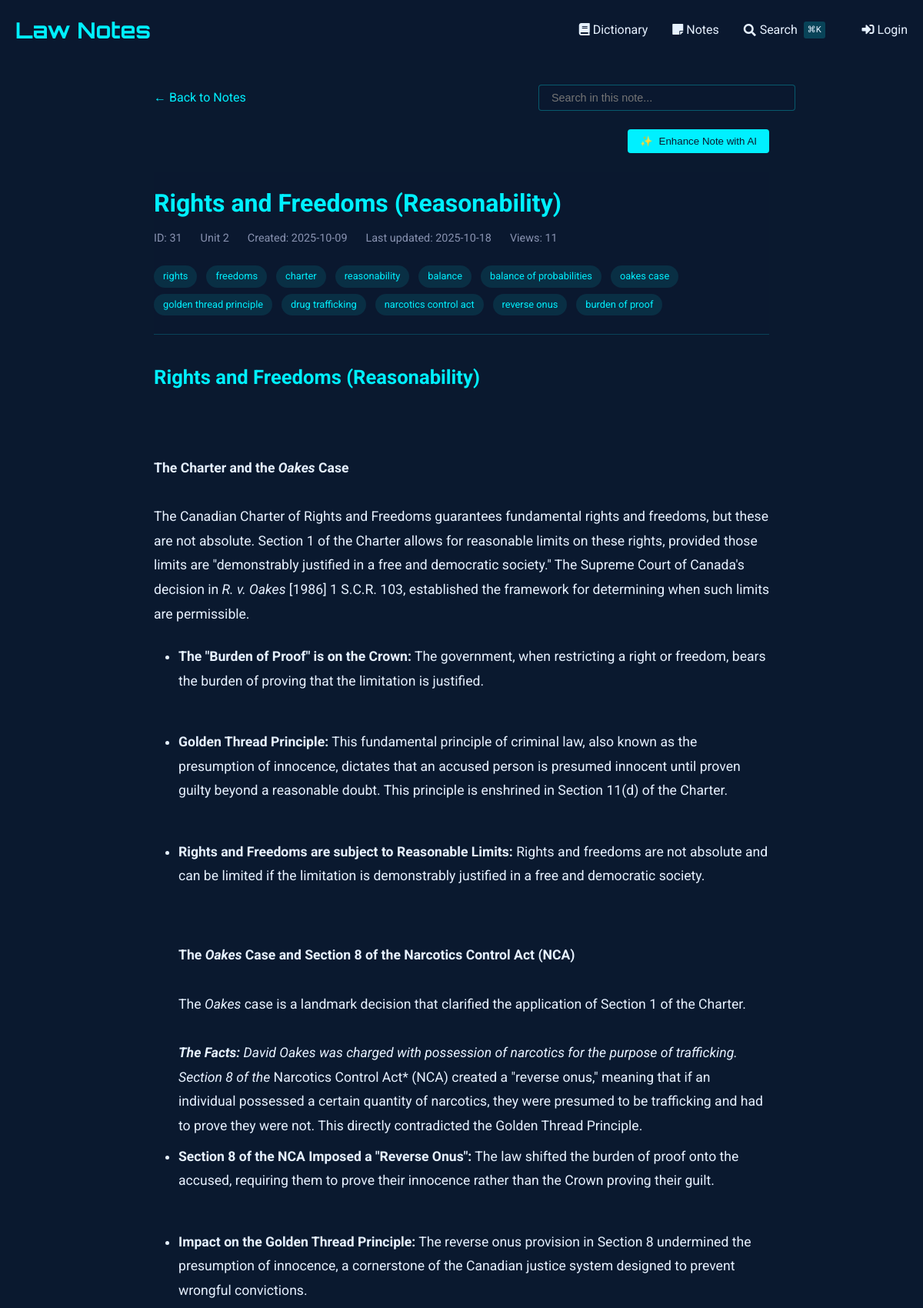
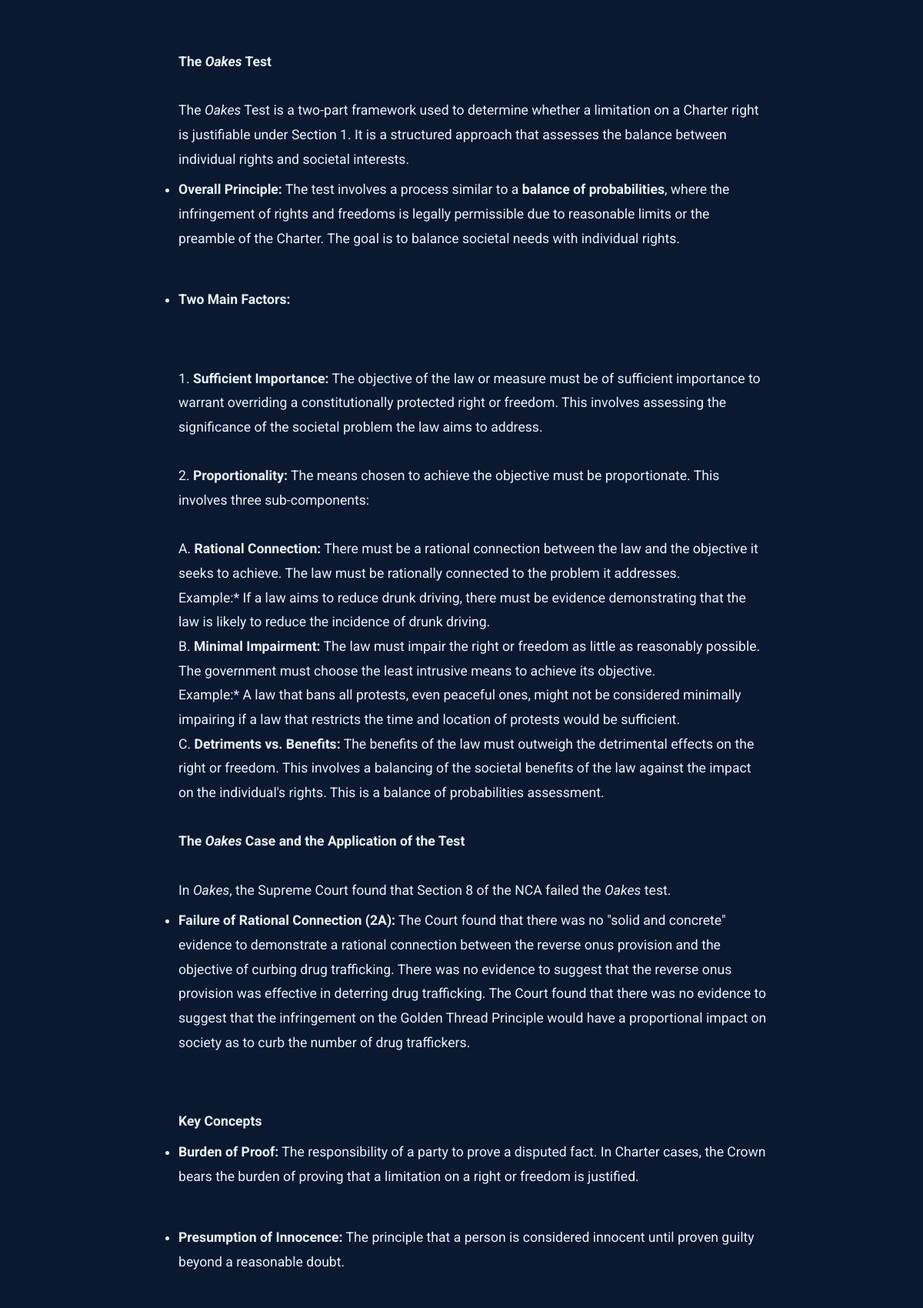
Screenshot of /notes/view/31 (upper part) with the database file from the repository (2 pictures, top to bottom).
### tables this page shows
CREATE TABLE notes (
    id INTEGER PRIMARY KEY AUTOINCREMENT,
    title TEXT NOT NULL,                -- short title for the note
    content TEXT NOT NULL,              -- the full note text
    unit_number INTEGER,                -- optional: to group with course units
    tags TEXT,                          -- comma-separated or JSON for filtering/search
    related_entries TEXT,               -- store glossary ids (e.g., "1,4,5") for cross-linking
    created_at TIMESTAMP DEFAULT CURRENT_TIMESTAMP,
    last_updated TIMESTAMP DEFAULT CURRENT_TIMESTAMP,
    views INTEGER DEFAULT 0,            -- track popularity
    is_favorite BOOLEAN DEFAULT 0,      -- quick flag for starred notes
    comments TEXT                       -- optional: your own thoughts or annotations
, has_worksheet BOOLEAN DEFAULT 0);

### notes_routes.py (the view, shortened to what this page needs)
@notes_bp.route('/view/<int:note_id>')
def view_note(note_id):
    db = SQL("sqlite:///notes.db")
    note = db.execute("""
        SELECT *,
               strftime('%Y-%m-%d', created_at) as created_date,
               strftime('%Y-%m-%d', last_updated) as last_updated
        FROM notes
        WHERE id = :id
    """, id=note_id)
    if not note:
        abort(404)
    note = note[0]
    db.execute("""
        UPDATE notes
        SET views = COALESCE(views, 0) + 1
        WHERE id = :id
    """, id=note_id)
    content = note['content']
    content = re.sub(r'^# (.*?)$', r'<h1>\1</h1>', content, flags=re.MULTILINE)
    content = re.sub(r'^## (.*?)$', r'<h2>\1</h2>', content, flags=re.MULTILINE)
    content = re.sub(r'^### (.*?)$', r'<h3>\1</h3>', content, flags=re.MULTILINE)
    content = re.sub(r'\*\*(.*?)\*\*', r'<strong>\1</strong>', content)
    content = re.sub(r'\*(.*?)\*', r'<em>\1</em>', content)
    content = re.sub(r'^\s*[-*] (.*?)$', r'<li>\1</li>', content, flags=re.MULTILINE)
    content = re.sub(r'(<li>.*</li>)', r'<ul>\1</ul>', content, flags=re.DOTALL)
    content = re.sub(r'^> (.*?)$', r'<blockquote>\1</blockquote>', content, flags=re.MULTILINE)
    content = content.replace('\n', '<br>')
    content = re.sub(
        r'<aside>\s*💡\s*(.*?)\s*</aside>',
        r'<div class="callout"><div class="callout-emoji">💡</div><div class="callout-content">\1</div></div>',
        content,
        flags=re.DOTALL
    )
    sections = re.split(r'(<h[1-3]>.*?</h[1-3]>)', content)
    processed_sections = []
    for i, section in enumerate(sections):
        if section.startswith('<h'):
            processed_sections.append(section)
        elif section.strip():
            if not any(tag in section for tag in ['<p>', '<ul>', '<ol>', '<blockquote>', '<div class="callout">']):
                section = f'<p>{section}</p>'
            processed_sections.append(section)
    processed_content = '\n'.join(processed_sections)
    related_entries = []
    worksheet_images = []
    if note.get('has_worksheet'):
        worksheet_images = get_worksheet_images(note_id)
    return render_template('notes/view.html',
                         note=note,
                         content=processed_content,
                         related_entries=related_entries,
                         worksheet_images=worksheet_images)

### sql.py (called while the page is built, shortened)
def _enable_logging(f):
    import logging
    import functools
    import os
    @functools.wraps(f)
    def decorator(*args, **kwargs):
        try:
            import flask
        except ModuleNotFoundError:
            return f(*args, **kwargs)
        disabled = logging.getLogger("cs50").disabled
        if flask.current_app and os.getenv("FLASK_ENV") == "development":
            logging.getLogger("cs50").disabled = False
        try:
            return f(*args, **kwargs)
        finally:
            logging.getLogger("cs50").disabled = disabled
    return decorator

def _parse_placeholder(token):
    import re
    import sqlparse
    if (
        not isinstance(token, sqlparse.sql.Token)
        or token.ttype != sqlparse.tokens.Name.Placeholder
    ):
        raise TypeError()
    if token.value == "?":
        return "qmark", None
    matches = re.search(r"^:([1-9]\d*)$", token.value)
    if matches:
        return "numeric", int(matches.group(1)) - 1
    matches = re.search(r"^:([a-zA-Z]\w*)$", token.value)
    if matches:
        return "named", matches.group(1)

    def __del__(self):
        self._disconnect()

    def _disconnect(self):
        if hasattr(_data, self._name()):
            getattr(_data, self._name()).close()
            delattr(_data, self._name())

    def _name(self):
        return str(hash(self))

        def connect(dbapi_connection, connection_record):
            try:
                if isinstance(
                    dbapi_connection, sqlite3.Connection
                ):  # If back end is sqlite
                    cursor = dbapi_connection.cursor()
                    cursor.execute("PRAGMA foreign_keys=ON")
                    cursor.close()
            except:
                pass

### templates/notes/view.html (shortened to what this page needs)
{% extends "notes/base.html" %}
{% block content %}
<div class="container" style="max-width: 800px; margin: 0 auto;">
    <div style="margin-bottom: 1.5rem; display: flex; justify-content: space-between; align-items: center; flex-wrap: wrap; gap: 1rem;">
        <a href="{{ url_for('notes.index') }}" style="color: var(--primary); text-decoration: none; display: inline-flex; align-items: center;">
            ← Back to Notes
        </a>
        <div class="search-container" style="position: relative; max-width: 300px; width: 100%;">
            <input type="text" id="noteSearch" placeholder="Search in this note..."
                   style="width: 100%; padding: 0.5rem 1rem; background: rgba(10, 25, 47, 0.7);
                          border: 1px solid rgba(0, 240, 255, 0.3); border-radius: 4px;
                          color: #e6f1ff; font-size: 0.9rem;">
        </div>
    </div>
    <div id="enhanceControls" style="margin-bottom: 1.5rem; display: flex; justify-content: flex-end; gap: 1rem;">
        <button id="enhanceNoteBtn" class="btn btn-primary" style="background: var(--primary); color: #0a192f; border: none; padding: 0.5rem 1rem; border-radius: 4px; cursor: pointer; font-weight: 500; display: flex; align-items: center; gap: 0.5rem;">
            <span id="enhanceIcon">✨</span> Enhance Note with AI
        </button>
    </div>
    <article class="note">
        <header class="note-header">
            <h1 class="note-title">
                {{ note.title }}
            </h1>
            <div class="note-meta">
                <span>ID: {{ note.id }}</span>
                {% if note.unit_number %}
                <span>Unit {{ note.unit_number }}</span>
                {% endif %}
                <span>Created: {{ note.created_date }}</span>
                <span>Last updated: {{ note.last_updated }}</span>
                <span>Views: {{ note.views or 0 }}</span>
            </div>
            {% if note.tags %}
            <div class="note-tags" style="margin-top: 1rem;">
                {% for tag in note.tags.split(',') %}
                    <span class="tag">{{ tag.strip() }}</span>
                {% endfor %}
            </div>
            {% endif %}
        </header>
        <div class="note-content">
            {{ content|safe }}
        </div>
    </article>
</div>
{% endblock %}

### templates/dictionary/base.html (style rules this page uses)
:root { --primary: #00f0ff; --bg-dark: #0a192f; --text: #e6f1ff; --success: #2ecc71; --error: #e74c3c; }
body { font-family: 'Roboto', sans-serif; background-color: var(--bg-dark); color: var(--text); line-height: 1.6; margin: 0; padding: 0; }
.container { max-width: 1200px; margin: 0 auto; padding: 0 20px; }
header { background: rgba(10, 25, 47, 0.9); padding: 1rem 0; }
.btn { display: inline-block; padding: 0.6rem 1.5rem; background: var(--primary); color: #000; border: none; border-radius: 4px; cursor: pointer; text-decoration: none; font-weight: 500; transition: all 0.3s; }

### templates/notes/view.html (style rules this page uses)
.note-header { margin-bottom: 2rem; padding-bottom: 1rem; border-bottom: 1px solid rgba(0, 240, 255, 0.2); }
.note-title { color: var(--primary); margin: 0 0 0.5rem 0; font-size: 2rem; font-weight: 700; }
.note-meta { display: flex; gap: 1.5rem; color: #8892b0; font-size: 0.9rem; margin-bottom: 1.5rem; }
.note-content { font-size: 1.1rem; line-height: 1.8; color: #e6f1ff; }
.note-content h1, .note-content h2, .note-content h3, .note-content h4, .note-content h5, .note-content h6 { color: var(--primary); margin-top: 2rem; margin-bottom: 1rem; }
.note-content h2 { font-size: 1.6rem; }
.note-content ul, .note-content ol { margin: 1.5rem 0; padding-left: 2rem; }
.note-content li { margin: 0.5rem 0; }
.tag { display: inline-block; background: rgba(0, 240, 255, 0.1); color: var(--primary); padding: 0.25rem 0.75rem; border-radius: 20px; font-size: 0.8rem; margin-right: 0.5rem; margin-bottom: 0.5rem; }

### rows the page displays
notes: title "Rights and Freedoms (Reasonability)", id "31", unit_number "2", views "11", title "Rights and Freedoms (Reasonability) The Charter and the Oakes Case The Canadian Charter of Rights and Freedoms guarantees fundamental rights and freedoms, but these are not absolute. Section 1 of the Charter allows for reasonable limits on these rights, provided those limits are \"demonstrably justified in a free and democratic society.\" The Supreme Court of Canada's decision in R. v. Oakes [1986] 1 S.C.R. 103, established the framework for determining when such limits are permissible. The \"Burden of Proof\" is on the Crown: The government, when restricting a right or freedom, bears the burden of proving that the limitation is justified. Golden Thread Principle: This fundamental principle of…"

### other values shown
{{ note.created_date }} "2025-10-09"
{{ note.last_updated }} "2025-10-18"
{{ tag.strip() }} "rights" "freedoms" "charter" "reasonability" "balance" "balance of probabilities" "oakes case" "golden thread principle" "drug trafficking" "narcotics control act" "reverse onus" "burden of proof"
